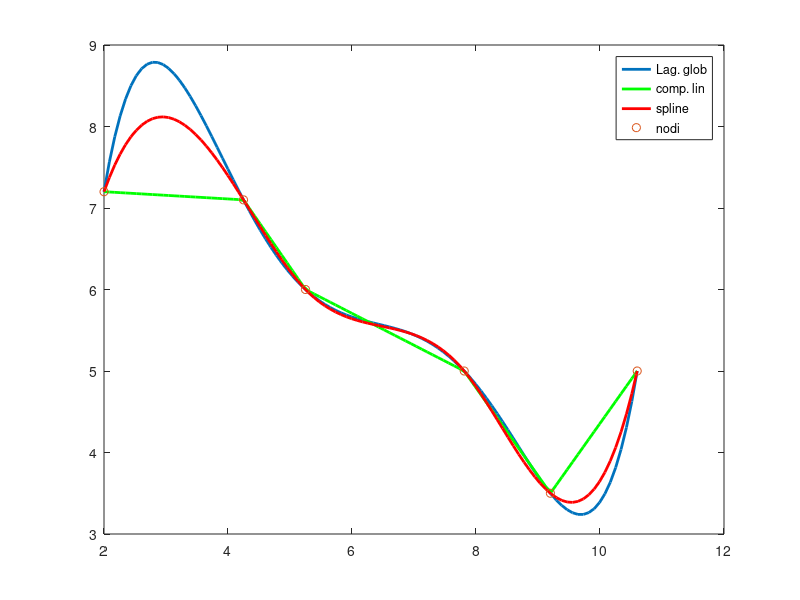

This figure's MATLAB source:
%% Interpolazione di dati

clear all;
close all;
clc;

%% Definizione vettori dei dati

x=[2.00 4.25 5.25 7.81 9.20 10.60]';
y=[7.2 7.1 6.0 5.0 3.5 5.0]';

%% Calcolo Matrice di Vander Monde e coefficienti

X=vander(x);
a=X\y;

%% Valutazione interpolatori

% vettore dei punti per la valutazione del polinomio
x1=linspace(x(1),x(end),100);

% valutiamo l'interpolatore globale di Lagrange
y1=polyval(a,x1);

% valutiamo l'interpolatore composito lineare
y1c=interp1(x,y,x1);

% valutiamo la spline cubica
ys=spline(x,y,x1);

%% Disegno

figure(1); clf
plot(x1,y1,'Linewidth',2)
hold on
plot(x1,y1c,'g','Linewidth',2)
plot(x1,ys,'r','Linewidth',2)
plot(x,y,'o')
legend('Lag. glob','comp. lin',...
    'spline','nodi')





